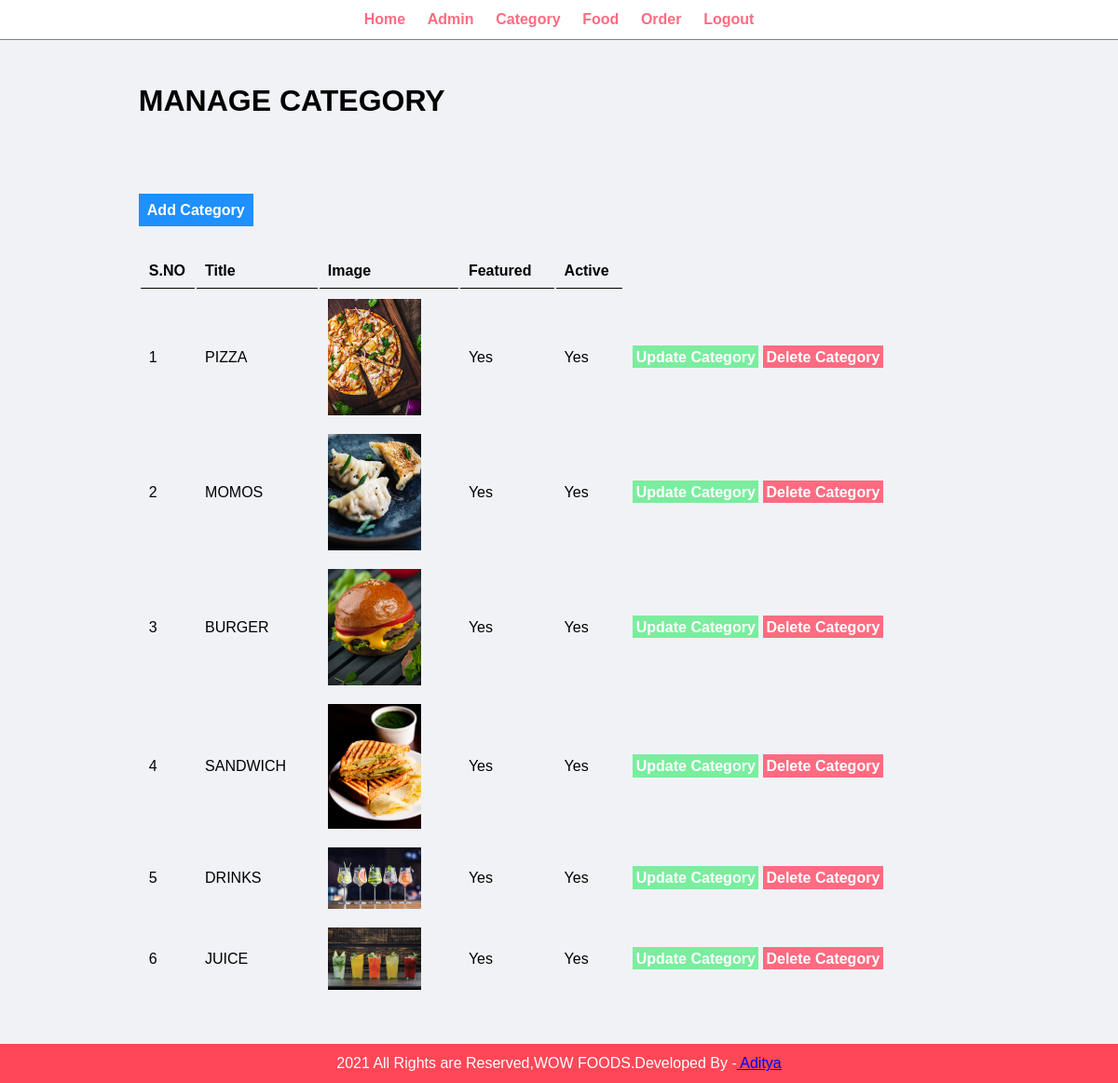
Screenshot of /admin/manage-category.php (signed in) with the database file from the repository.
### tables this page shows
CREATE TABLE `tbl_categories` (
  `id` int(10) UNSIGNED NOT NULL,
  `title` varchar(100) NOT NULL,
  `image_name` varchar(255) NOT NULL,
  `featured` varchar(10) NOT NULL,
  `active` varchar(10) NOT NULL
);

### admin/manage-category.php (the view, shortened to what this page needs)
<?php include('partials/menu.php');?>
<div class="main-content">
   <div class ="wrapper">
     <h1>MANAGE CATEGORY</h1>
     <br /><br /><br />
       <br/><br/>
         <a href="<?php echo SITEURL; ?>admin/add-category.php" class="btn-primary">Add Category</a>
         <br /><br /><br/>
          <table class="tbl-full">
              <tr>
                  <th>S.NO</th>
                  <th>Title</th>
                  <th>Image</th>
                  <th>Featured</th>
                  <th>Active</th>
             </tr>
             <?php
             $sql="SELECT * FROM tbl_categories";
            $res= mysqli_query($conn,$sql);
            $count = mysqli_num_rows($res);
            $sn=1;
            if($count >0){
              while($row=mysqli_fetch_assoc($res))
              {
                  $id=$row['id'];
                  $title=$row['title'];
                  $image_name=$row['image_name'];
                  $featured=$row['featured'];
                  $active=$row['active'];
                  ?>
                   <tr>
                 <td><?php echo $sn++; ?></td>
                 <td><?php echo $title;?></td>
                 <td>
                    <?php
                        if($image_name!="")
                        {
                          ?>
                          <img src="<?php echo SITEURL;?>images/category/<?php echo$image_name ?>" width="100px" >
                          <?php
                        }else{
                          echo "<div class='error'>Image not Added.</div>";
                        }
                     ?>
                 </td>
                 <td><?php echo $featured; ?></td>
                 <td><?php echo $active; ?></td>
                 <td>
                   <a href="<?php echo SITEURL; ?>admin/update-category.php?id=<?php echo $id; ?>&image_name=<?php echo $image_name; ?>" class="btn-secondary"> Update Category</a>
                   <a href="<?php echo SITEURL; ?>admin/delete-category.php?id=<?php echo $id; ?>&image_name=<?php echo $image_name; ?>" class="btn-danger"> Delete Category</a>
                 </td>
                </tr>
                  <?php
              }
            }else{
              ?>
               <tr>
                  <td colspan="6"><div class="error">No Category Added.</td>
               </tr>
              <?php
            }
             ?>
         </table>
   </div>
</div>
<?php include('partials/footer.php');?>

### admin/partials/menu.php (shortened to what this page needs)
<html>
  <head>
    <link rel="stylesheet" href="../css/admin.css">
  </head>
  <body>
    <div class="menu text-center">
       <div class = "wrapper">
        <ul>
            <li><a href = "index.php">Home</a></li>
            <li><a href = "manage-admin.php">Admin</a></li>
            <li><a href = "manage-category.php">Category</a></li>
            <li><a href = "manage-food.php">Food</a></li>
            <li><a href = "manage-order.php">Order</a></li>
            <li><a href = "logout.php">Logout</a></li>
    </div>
    </div>

### admin/partials/footer.php
<div class="Footer">
  <div class = "wrapper">
      <p class = "text-center"> 2021 All Rights are Reserved,WOW FOODS.Developed By -<a href="a"> Aditya </a></p>
    </div>
    </div>
  </body>
</html>

### css/admin.css (style rules this page uses)
* { margin: 0; padding: 0; font-family: Arial, Helvetica, sans-serif; }
.wrapper { padding: 1%; width: 80%; margin: 0 auto; }
.text-center { text-align: center; }
.tbl-full { width: 100%; }
table tr th { border-bottom: 1px solid black; padding: 1%; text-align: left; }
table tr td { padding: 1%; }
.btn-primary { background-color: #1e90ff; padding : 1%; color: white; text-decoration: none; font-weight: bold; }
.btn-secondary { background-color: #7bed9f; padding : 1%; color: white; text-decoration:none; font-weight: bold; }
.btn-danger { background-color: #ff6b81; padding : 1%; color: white; text-decoration: none; font-weight: bold; }
.menu { border-bottom: 1px solid grey; }
.menu { text-align: center; }
.menu ul { list-style-type: none; }
.menu ul li { display: inline; padding: 1%; }
.menu ul li a { text-decoration: none; font-weight: bold; color: #ff6b81; }
.main-content { background-color: #f1f2f6; padding: 3%; }
.footer { background-color: #ff4757; color: white; }

### rows the page displays
tbl_categories: title "PIZZA", image_name (picture), featured "Yes", active "Yes"
tbl_categories: title "MOMOS", image_name (picture), featured "Yes", active "Yes"
tbl_categories: title "BURGER", image_name (picture), featured "Yes", active "Yes"
tbl_categories: title "SANDWICH", image_name (picture), featured "Yes", active "Yes"
tbl_categories: title "DRINKS", image_name (picture), featured "Yes", active "Yes"
tbl_categories: title "JUICE", image_name (picture), featured "Yes", active "Yes"
